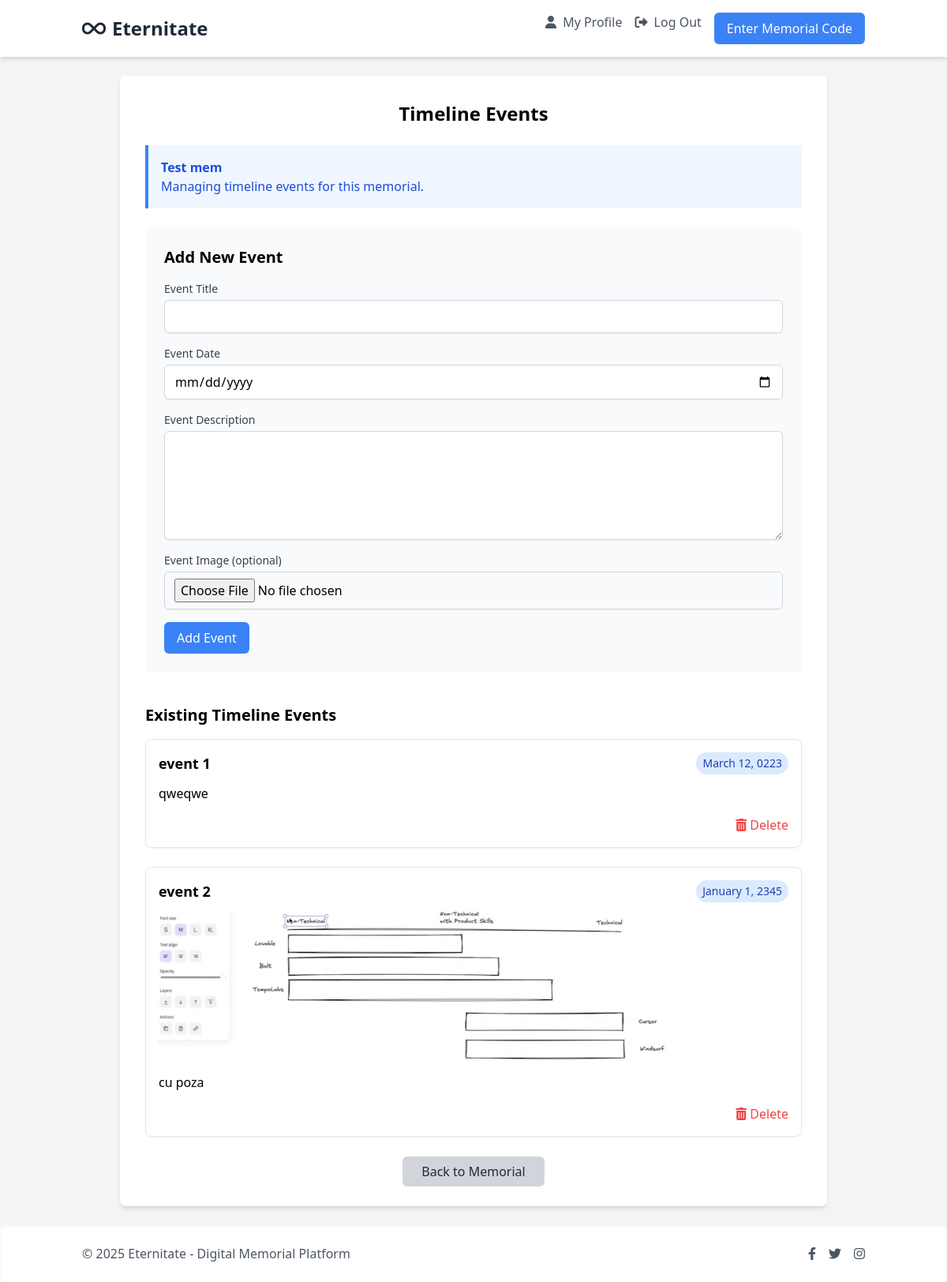
The page /1GRJlYVIPmZ2bedQ6IGygAsGyCAUHMCx/timeline/ (signed in) on the database its author committed.
### memorials/models.py (models this page shows, shortened)
class Memorial(models.Model):
    owner = models.ForeignKey(User, related_name='memorials', on_delete=models.CASCADE)
    profile_code = models.OneToOneField(ProfileCode, on_delete=models.CASCADE, related_name='memorial')
    full_name = models.CharField(max_length=255)
    birth_date = models.DateField(null=True, blank=True)
    death_date = models.DateField(null=True, blank=True)
    biography = models.TextField(blank=True)
    allow_tributes = models.BooleanField(default=True)
    created_at = models.DateTimeField(auto_now_add=True)
    updated_at = models.DateTimeField(auto_now=True)

class TimelineEvent(models.Model):
    memorial = models.ForeignKey(Memorial, related_name='timeline_events', on_delete=models.CASCADE)
    title = models.CharField(max_length=255)
    description = models.TextField(blank=True)
    date = models.DateField()
    image = models.ImageField(upload_to='memorials/timeline/%Y/%m/', null=True, blank=True)
    class Meta:
        ordering = ['date']

### memorials/views.py (the view)
# urls.py: path('<str:code>/timeline/', views.add_timeline_event, name='add_timeline_event'),
@login_required
def add_timeline_event(request, code):
    profile_code = get_object_or_404(ProfileCode, code=code, is_claimed=True)
    memorial = get_object_or_404(Memorial, profile_code=profile_code)
    if request.user != memorial.owner:
        messages.error(request, "You don't have permission to add timeline events to this memorial.")
        return redirect('memorials:memorial_detail', code=code)
    if request.method == 'POST':
        form = TimelineEventForm(request.POST, request.FILES)
        if form.is_valid():
            event = form.save(commit=False)
            event.memorial = memorial
            event.save()
            messages.success(request, "Timeline event added successfully.")
            return redirect('memorials:add_timeline_event', code=code)
    else:
        form = TimelineEventForm()
    return render(request, 'memorials/timeline.html', {
        'form': form,
        'memorial': memorial,
        'events': memorial.timeline_events.all().order_by('date'),
    })

### templates/memorials/timeline.html (shortened to what this page needs)
{% extends 'base.html' %}
{% load i18n %}
{% block content %}
<div class="max-w-4xl mx-auto bg-white p-8 rounded-lg shadow-md fade-in">
    <h1 class="text-2xl font-bold text-center mb-6">{% trans "Timeline Events" %}</h1>
    <div class="bg-blue-50 border-l-4 border-blue-500 text-blue-700 p-4 mb-6" role="alert">
        <p class="font-bold">{{ memorial.full_name }}</p>
        <p>{% trans "Managing timeline events for this memorial." %}</p>
    </div>
    <div class="mb-10 p-6 bg-gray-50 rounded-lg">
        <h2 class="text-xl font-semibold mb-4">{% trans "Add New Event" %}</h2>
        <form method="post" enctype="multipart/form-data" class="space-y-4">
            <div>
                <label for="id_title" class="block text-sm font-medium text-gray-700">
                    {% trans "Event Title" %}
                </label>
                <input type="text" name="title" id="id_title" required
                       class="mt-1 block w-full px-3 py-2 border border-gray-300 rounded-md shadow-sm focus:outline-none focus:ring-blue-500 focus:border-blue-500">
            </div>
            <div>
                <label for="id_date" class="block text-sm font-medium text-gray-700">
                    {% trans "Event Date" %}
                </label>
                <input type="date" name="date" id="id_date" required
                       class="mt-1 block w-full px-3 py-2 border border-gray-300 rounded-md shadow-sm focus:outline-none focus:ring-blue-500 focus:border-blue-500">
            </div>
            <div>
                <label for="id_description" class="block text-sm font-medium text-gray-700">
                    {% trans "Event Description" %}
                </label>
                <textarea name="description" id="id_description" rows="5"
                          class="mt-1 block w-full px-3 py-2 border border-gray-300 rounded-md shadow-sm focus:outline-none focus:ring-blue-500 focus:border-blue-500"></textarea>
            </div>
            <div>
                <label for="id_image" class="block text-sm font-medium text-gray-700">
                    {% trans "Event Image" %} ({% trans "optional" %})
                </label>
                <input type="file" name="image" id="id_image" accept="image/*"
                       class="mt-1 block w-full px-3 py-2 border border-gray-300 rounded-md shadow-sm focus:outline-none focus:ring-blue-500 focus:border-blue-500">
            </div>
            <div>
                <button type="submit" class="bg-blue-500 hover:bg-blue-600 text-white py-2 px-4 rounded-md transition">
                    {% trans "Add Event" %}
                </button>
            </div>
        </form>
    </div>
    <h2 class="text-xl font-semibold mb-4">{% trans "Existing Timeline Events" %}</h2>
    {% if events %}
        <div class="space-y-6">
            {% for event in events %}
                <div class="border rounded-lg overflow-hidden shadow-sm">
                    <div class="p-4">
                        <div class="flex justify-between items-start">
                            <h3 class="font-semibold text-lg">{{ event.title }}</h3>
                            <span class="text-sm bg-blue-100 text-blue-800 px-2 py-1 rounded-full">{{ event.date|date:"F j, Y" }}</span>
                        </div>
                        {% if event.image %}
                            <div class="mt-3">
                                <img src="{{ event.image.url }}" alt="{{ event.title }}" class="w-full h-48 object-cover rounded-md">
                            </div>
                        {% endif %}
                        <div class="mt-3">
                            <p class="text-gray-700">{{ event.description|linebreaks }}</p>
                        </div>
                        <div class="mt-4 flex justify-end">
                            <form method="post" action="{% url 'memorials:delete_event' event.id %}"
                                  onsubmit="return confirm('{% trans "Are you sure you want to delete this event?" %}');">
                                <button type="submit" class="text-red-500 hover:text-red-700">
                                    <i class="fas fa-trash-alt"></i> {% trans "Delete" %}
                                </button>
                            </form>
                        </div>
                    </div>
                </div>
            {% endfor %}
        </div>
    {% else %}
        <p class="text-gray-500 text-center italic">{% trans "No timeline events have been added yet." %}</p>
    {% endif %}
    <div class="mt-8 text-center">
        <a href="{% url 'memorials:memorial_detail' code=memorial.profile_code.code %}" class="bg-gray-300 hover:bg-gray-400 text-gray-800 py-2 px-6 rounded-md transition">
            {% trans "Back to Memorial" %}
        </a>
    </div>
</div>
{% endblock %}

### templates/base.html (style rules this page uses)
.fade-in { animation: fadeIn 0.5s ease-in-out; }

### rows shown on the page
Memorial: full_name "Test mem"
TimelineEvent: title "event 1", date "March 12, 0223", description "qweqwe"
TimelineEvent: title "event 2", date "January 1, 2345", image (picture), description "cu poza"
